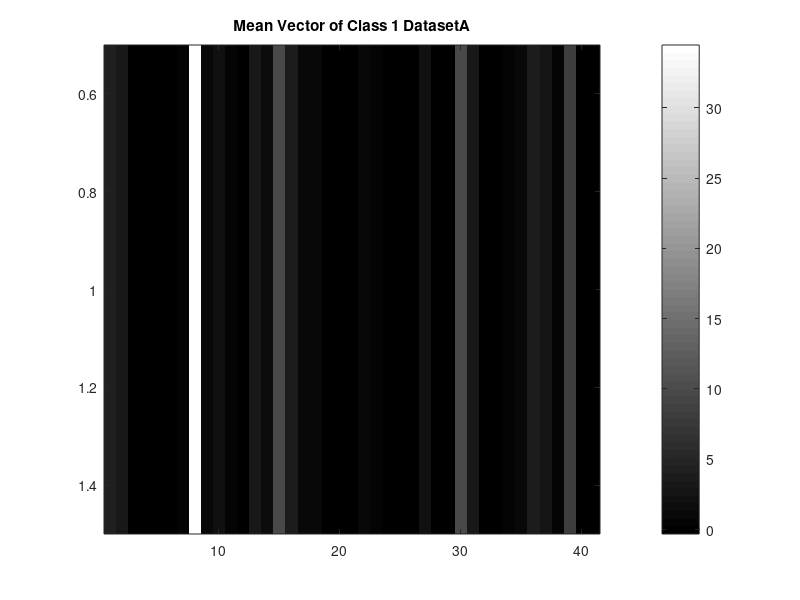
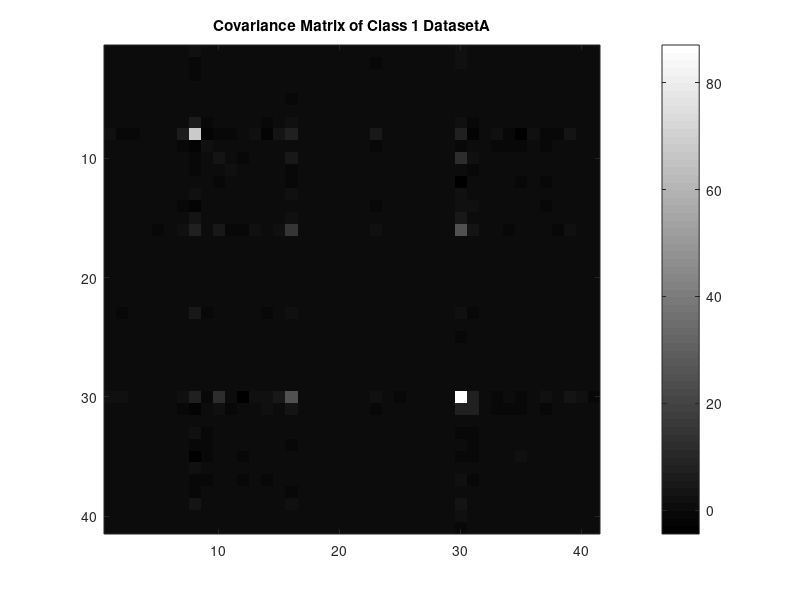
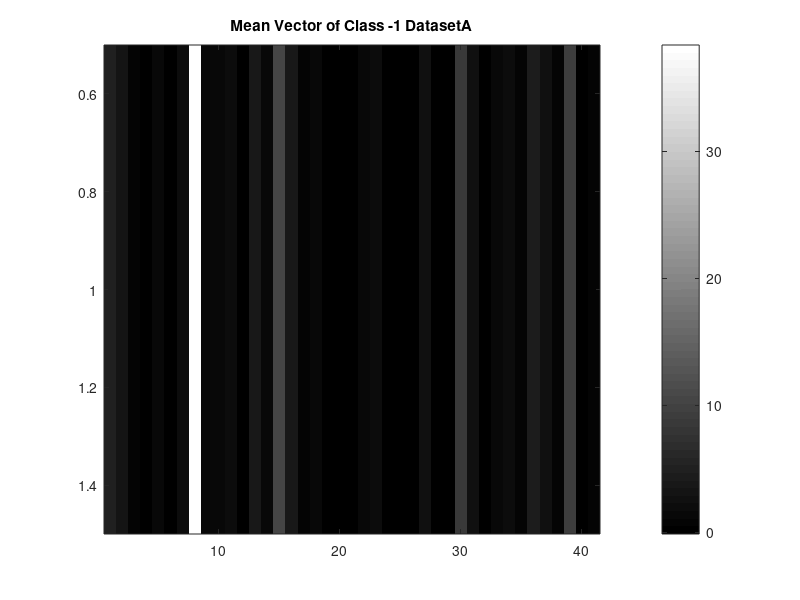
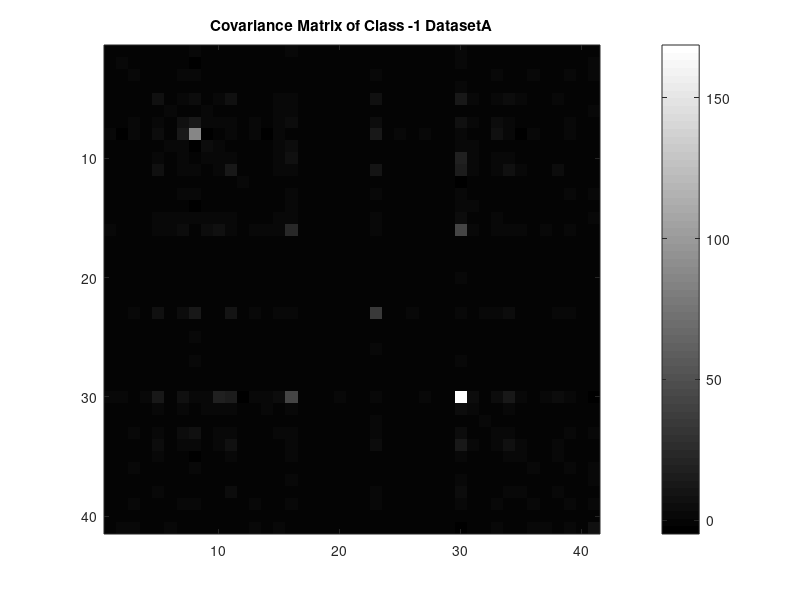

Reproduce these figures in MATLAB, in order. (Note: this script raises an error after producing the figures.)
%%MAT Cousulting for Chem R US by Thomas Wagner, Alexander Allen, MingYi Wang


%%DatasetA processing
%read in D
Doriginal = csvread('DatasetA.csv');

%Break D into id's, class, and features
IDA=Doriginal(:,1); %id column
Class=Doriginal(:,end);   % Y contains the class labels 1 or -1
DA=Doriginal(:,2:(end-1));  % All the rest are the featuresUnIDA=Doriginal(:,2:end);

%% define positive class and calculate mean and covariance
DAp = DA(Class==1,:); %Class 1 of DSA;
[mp,np]=size(DAp);
DAp_mean = (1/mp)*ones(1,mp)*DAp;

figure
imagesc(DAp_mean)
title('Mean Vector of Class 1 DatasetA')
colormap(gray)
colorbar

DAp_centered= DAp - (1/mp)*(ones(mp,mp)*DAp);

CovAp = (1/(mp-1))*DAp_centered'*DAp_centered; %Covariance of class 1

figure 
imagesc(CovAp)
title('Covariance Matrix of Class 1 DatasetA')
colormap(gray)
colorbar

%% define negative class and caluclate mean and covariance

DAn = DA(Class==-1,:); 
[mn,nn]=size(DAn);
DAn_mean=(1/mn)*ones(1,mn)*DAn;

figure
imagesc(DAn_mean)
title('Mean Vector of Class -1 DatasetA')
colormap(gray)
colorbar

DAn_centered=DAn - (1/mn)*(ones(mn,mn)*DAn);

CovAn = (1/(mn-1))*DAn_centered'*DAn_centered;

figure 
imagesc(CovAn)
title('Covariance Matrix of Class -1 DatasetA')
colormap(gray)
colorbar

%% Define testing and trianing sets

% Training and testing matrices for DatasetA

% Classp_train  := Class 1 training data
% Classm_train  := Class -1 training data
% Classp_test   := Class 1 testing data
% Classm_test   := Class -1 testing  data


% Set random number to an initial seed
[r,c]=size(DA);
s=RandStream('mt19937ar','Seed',550);
%generate a permutation of the data
p=randperm(s,r);
DA=DA(p,:);
Y=Class(p);
%Use trainpct percent of the data for training and the rest for testing.
trainpct=.90;
train_size=ceil(r*trainpct);

% Grab training and test data
Train = DA(1:train_size,:);
Test = DA(train_size+1:end,:);
YTrain = Y(1:train_size,:);
YTest = Y(train_size+1:end,:);

%Break them up into Class 1 and Class -1
Classp_train = Train(YTrain==1,:);
Classm_train = Train(YTrain==-1,:);

Classp_test = Test(YTest==1,:);
Classm_test = Test(YTest==-1,:);

%% Mean Method on DatasetA


%Calculate the mean classifier 

% Calculate w as difference of the class means
meanp=mean(Classp_train);
meanm=mean(Classm_train);
w=(meanp-meanm)';
w=w/norm(w);

t= (meanp+meanm)./2*w;
%%%%%%%%%%%%%%%%%%%%%%%%%%%%%%%%%%%%%%%%%%%%%%%%%%%%%%%%%%%%%%%%%%

% Count the number of training  points missclassified in each class. 

MeanPosErrorTrain = sum(Classp_train*w <= t);
MeanNegErrorTrain = sum(Classm_train*w >= t);

MeanTrainError = ((MeanPosErrorTrain + MeanNegErrorTrain)/(size(Train,1)))

%Calculate the testing error of the Mean Method

MeanPosErrorTest = sum(Classp_test*w <= t);
MeanNegErrorTest = sum(Classm_test*w >= t);

MeanTestError = ((MeanPosErrorTest + MeanNegErrorTest)/(size(Test,1))) 

HistClass(Classp_train,Classm_train,w,t,...
    'Mean Method Training Results',MeanTrainError); %Histogram of Mean Training Results

HistClass(Classp_train,Classm_train,w,t,...
    'Mean Method Testing Results',MeanTestError); %Histogram of Mean Testing Results


%% Fisher method on DatasetA

meanp=mean(Classp_train);
meanm=mean(Classm_train);

psize=size(Classp_train,1)
nsize=size(Classm_train,1)
Bp=Classp_train-ones(psize,1)*meanp
Bn=Classm_train-ones(nsize,1)*meanm;

Sw=Bp'*Bp+Bn'*Bn;
wfisher = Sw\(meanp-meanm)';
wfisher=wfisher/norm(wfisher)

tfisher=(meanp+meanm)./2*wfisher%
%%%%%%%%%%%%%%%%%%%%%%%%%%%%%%%%%%%%%%%%%%%%%%%%%%%%%%%

% Analyze training data  results of the Fisher Linear Discriminant

FisherPosErrorTrain = sum(Classp_train*wfisher <= tfisher)%
FisherNegErrorTrain = sum(Classm_train*wfisher >= tfisher)%

FisherTrainError= ((FisherPosErrorTrain + FisherNegErrorTrain)/(size(Train,1)))  

HistClass(Classp_train,Classm_train,wfisher,tfisher,...
    'Fisher Method Training Results',FisherTrainError); % Histogram of Fisher Training Results
%%%%%%%%%%%%%%%%%%%%%%%%%%%%%%%%%%%%%%%%%%%%%%%%%%%%%%%%%%%%%


FisherPosErrorTest = sum(Classp_test*wfisher <= tfisher);
FisherNegErrorTest = sum(Classm_test*wfisher >= tfisher);

FisherTestError= ((FisherPosErrorTest + FisherNegErrorTest)/(size(Test,1)))   

HistClass(Classp_test,Classm_test,wfisher,tfisher,...
    'Fisher Method Testing Results',FisherTestError); % Histogram of Fisher Testing Results

%% KNN classifier on Test set

classifier=knnsearch(Train,Test);
total_error=0;
[s,z]=size(Test)
for i=1:s,
    if(YTest(i)~=YTrain(classifier(i)))
        total_error=total_error+1;
    end
end
error_percent = total_error/s

%% FisherMedian DatasetA

medianp=median(Classp_train);
medianm=median(Classm_train);


BMp=Classp_train-ones(psize,1)*medianp;
BMn=Classm_train-ones(nsize,1)*medianm;

Sw=BMp'*BMp+BMn'*BMn;
wFishMed = Sw\(medianp-medianm)';
wFishMed=wFishMed/norm(wFishMed)

tFishMed=(medianp+medianm)./2*wFishMed

MedFishPosErrorTrain = sum(Classp_train*wFishMed <= tFishMed);
MedFishNegErrorTrain = sum(Classm_train*wFishMed >= tFishMed);
MedFishTrainError = ((MedFishPosErrorTrain + MedFishNegErrorTrain)/(size(Train,1)));

MedFishPosErrorTest = sum(Classp_test*wFishMed <= tFishMed);
MedFishNegErrorTest = sum(Classm_test*wFishMed >= tFishMed);
MedFishTestError= ((MedFishPosErrorTest + MedFishNegErrorTest)/(size(Test,1)));

HistClass(Classp_test,Classm_test,wFishMed,tFishMed,...
    'MedianFisher Method Testing Results',MedFishTestError);

HistClass(Classp_train,Classm_train,wFishMed,tFishMed,...
    'MedianFisher Training Results',MedFishTrainError);

%% DatasetV Analysis


DV = csvread('DatasetV.csv');

IDV=DV(:,1); %id column
DV=DV(:,2:end);

[m,n] = size(DV);

DVmean = (1/m)*ones(1,m)*DV %mean for DatasetV

% image for mean
figure                      
imagesc(DVmean)
title('Mean Vector DatasetV')
colormap(gray)
colorbar
 
%Prediction by fisher LDA method
PClassCount = sum(DV*wfisher > tfisher)
NClassCount = sum(DV*wfisher < tfisher)

classes=ones(m,1);
for i=1:m,
    if(DV(i,:)*wfisher <= tfisher)
        classes(i,1)=-1;
    end 
end

DVLabels = cat(2,IDV,classes);
csvwrite('MAT_Consulting_DSV_prediction.csv',DVLabels);

%Covariance of DV
DV_centered = (DV - (1/m)*(ones(m,m)*DV));
CovDV = (1/(m-1))*DV_centered'*DV_centered


%image of covariance of DatasetV
figure              
imagesc(CovDV)
title('Covariance Matrix of DatasetV')
colormap(gray)
colorbar


DV_labeled = csvread('MAT_Consulting_DSV_prediction.csv');

DVPos = sum(DV_labeled(:,2)==1) %Number of points in DV estimated to be class 1
DVNeg = sum(DV_labeled(:,2)==-1) %Number of points in DB estimated to be class -1

%%%%%%%%%%%%%%%%%%%%%%%%%%%%%%%%%%%%%%%%%
%% DA ErrorsFisher
DApmis = sum(DAp*wfisher <= tfisher); %Number of erroneous class 1 points using fisher method
DAnmis = sum(DAn*wfisher >= tfisher); %Number of erroneous class -1 points
DAPosError = DApmis/size(DAp,1)
DANegError = DAnmis/size(DAn,1)

TotalDAError = (DApmis+DAnmis)/size(DA,1)%Total error of Fisher on DatasetA
